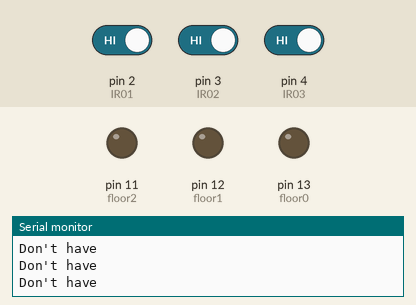
Simulated run of this sketch. Board: Arduino Uno, built with avr-gcc and run on an emulated ATmega328P. On the bench: output pins drawn as LEDs (lit = HIGH), the last lines printed to the serial monitor. The inputs (shaded band) are chosen by the test bench; at power-on: pin 2 (IR01) HIGH, pin 3 (IR02) HIGH, pin 4 (IR03) HIGH.

Above: at 1.2 s.
1.3 s: pin 2 (IR01) driven LOW
At 2.3 s:
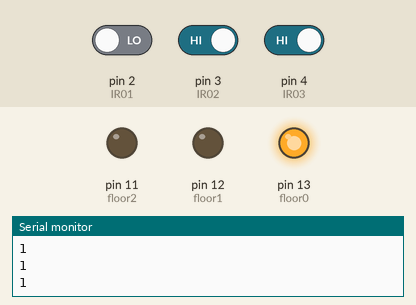
2.8 s: pin 2 (IR01) driven HIGH
5.8 s: pin 3 (IR02) driven LOW
At 6.9 s:
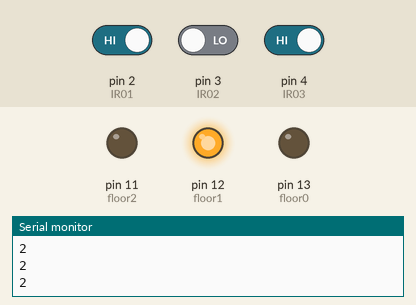
7.3 s: pin 3 (IR02) driven HIGH and pin 4 (IR03) driven LOW
At 8.0 s:
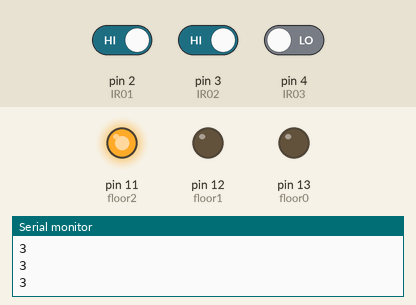
Timing chart, 0 to 9.8 s (numbered marks = the images above; inputs shaded):
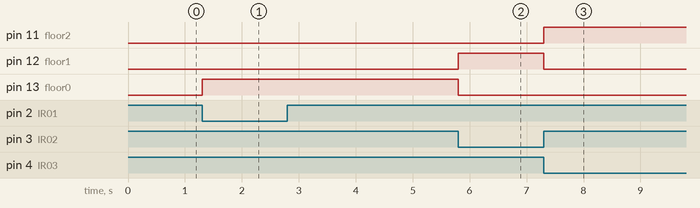

Measured:
- after the input at 1.3 s, pin 13 (floor0): LOW → HIGH at once
- after the input at 5.8 s, pin 12 (floor1): LOW → HIGH at once; pin 13 (floor0): HIGH → LOW at once
- after the input at 7.3 s, pin 11 (floor2): LOW → HIGH at once; pin 12 (floor1): HIGH → LOW at once

The sketch:

testIR.ino
```cpp
// IR 3 ตัว
int IR01 = 2;
int IR02 = 3;
int IR03 = 4;
int valIR01 = 0;
int valIR02 = 0;
int valIR03 = 0;

int floor0 = 13;
int floor1 = 12;
int floor2 = 11;


void setup() {
  // put your setup code here, to run once:
  Serial.begin(9600);
  // กำหนดขา IR
  pinMode(IR01, INPUT);
  pinMode(IR02, INPUT);
  pinMode(IR03, INPUT);

  pinMode(floor0, OUTPUT);
  pinMode(floor1, OUTPUT);
  pinMode(floor2, OUTPUT);
}

void loop() {
  // put your main code here, to run repeatedly:
  valIR01 = digitalRead(IR01);  //อ่านค่าสัญญาณ digital ขา8 ที่ต่อกับ เซ็นเซอร์ตรวจจับวัตถุ IR Infrared
  valIR02 = digitalRead(IR02);
  valIR03 = digitalRead(IR03);

//  Serial.print("valIR01 = "); // พิมพ์ข้อมความส่งเข้าคอมพิวเตอร์ "val = "
//  Serial.println(valIR01); // พิมพ์ค่าของตัวแปร val
//  Serial.print("valIR02 = "); // พิมพ์ข้อมความส่งเข้าคอมพิวเตอร์ "val = "
//  Serial.println(valIR02); // พิมพ์ค่าของตัวแปร val
//  Serial.print("valIR03 = "); // พิมพ์ข้อมความส่งเข้าคอมพิวเตอร์ "val = "
//  Serial.println(valIR03); // พิมพ์ค่าของตัวแปร val

  if (valIR01 == 0) { // ค่า เป็น 0  ตรวจจับเจอวัตถุ
    Serial.println("1");
    digitalWrite(floor0,1);
    digitalWrite(floor1,0);
    digitalWrite(floor2,0);
  }else if (valIR02 == 0){
    Serial.println("2");
    digitalWrite(floor0,0);
    digitalWrite(floor1,1);
    digitalWrite(floor2,0);
  }else if (valIR03 == 0){
    Serial.println("3");
    digitalWrite(floor0,0);
    digitalWrite(floor1,0);
    digitalWrite(floor2,1);
  }else{
    Serial.println("Don't have");
  }
  delay(10);

}
```
